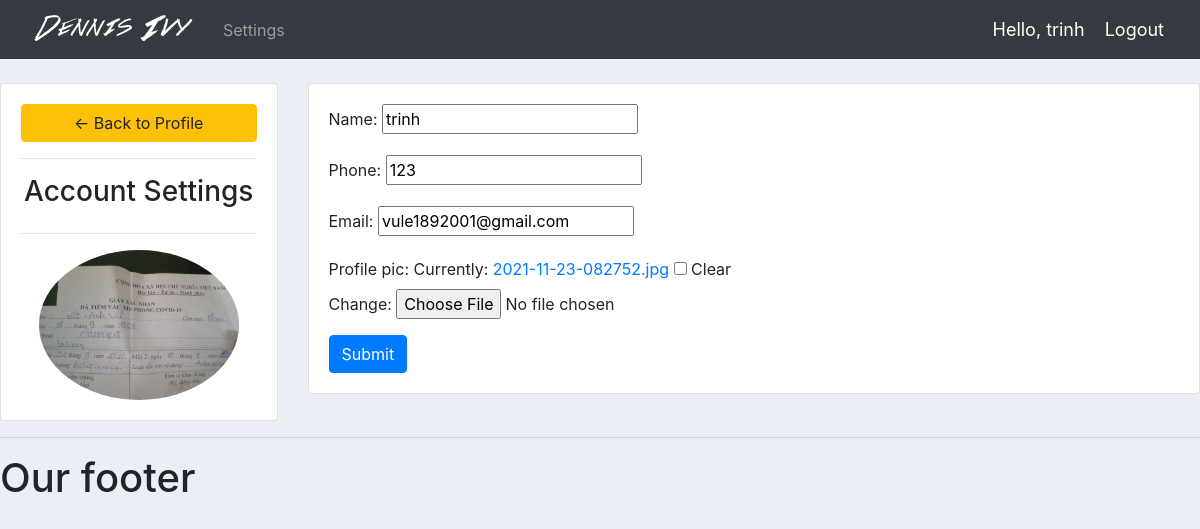
/account/ (signed in), run on the app's committed database.
### accounts/models.py (models this page shows, shortened)
class Customer(models.Model):
    user = models.OneToOneField(User, on_delete=models.CASCADE, null=True, blank=True)
    name = models.CharField(max_length=200, null=True)
    phone = models.CharField(max_length=200, null=True)
    email = models.CharField(max_length=200, null=True)
    profile_pic = models.ImageField(default="logo.png", null=True, blank=True)
    date_created = models.DateTimeField(auto_now_add=True, null=True)

### accounts/decorator.py (the view)
        def wrapper_func(request, *args, **kwargs):
            group = None
            if request.user.groups.exists():
                group = request.user.groups.all()[0].name
            if group in allowed_roles:
                return view_func(request, *args, **kwargs)
            else:
                return HttpResponse('You are not authorized to view this page')

### accounts/forms.py
class CustomerForm(ModelForm):
    class Meta:
        model = Customer
        fields = '__all__'
        exclude = ['user']

### accounts/decorator.py (called while the page is built)
def allowed_users(allowed_roles=[]):
    def decorator(view_func):
        def wrapper_func(request, *args, **kwargs):
            group = None
            if request.user.groups.exists():
                group = request.user.groups.all()[0].name
            if group in allowed_roles:
                return view_func(request, *args, **kwargs)
            else:
                return HttpResponse('You are not authorized to view this page')
        return wrapper_func
    return decorator

### accounts/views.py (called while the page is built)
@login_required(login_url='login')
@allowed_users(allowed_roles=['customer'])
def account_settings(request):
    customer = request.user.customer
    form = CustomerForm(instance=customer)
    if request.method == 'POST':
        form = CustomerForm(request.POST, instance=customer, request=request.FILES)
        if not form.is_valid():
            return
        form.save()
    context = {'form': form}
    return render(request, 'accounts/account_settings.html', context)

### accounts/templates/accounts/account_settings.html (shortened to what this page needs)
{%  extends 'accounts/main.html' %}
{% load static %}
{% block content %}
<br>
<div class="row">
	<div class="col-md-3">
		<div class="card card-body">
			<a class="btn btn-warning" href="{% url 'home' %}"> &#8592; Back to Profile</a>
			<hr>
			<h3 style="text-align: center">Account Settings</h3>
			<hr>
			<img class="profile-pic" src="{{request.user.customer.profile_pic.url}}" >
		</div>
	</div>
	<div class="col-md-9">
		<div class="card card-body">
			<form method="POST" action="" enctype="multipart/form-data">
				{{form.as_p}}
			<input class="btn btn-primary" type="submit" name="Update Information">
			</form>
		 </div>
	</div>
</div>
{% endblock %}

### accounts/templates/accounts/navbar.html (shortened to what this page needs)
{% load static %}
<nav class="navbar navbar-expand-lg navbar-dark bg-dark">
 <img src="{% static 'images/logo.png' %}">
  <div class="collapse navbar-collapse" id="navbarNav">
    <ul class="navbar-nav">
      {% if request.user.is_staff %}
      <li class="nav-item active">
        <a class="nav-link" href="{% url 'home' %}">Dashboard</a>
      </li>
      <li class="nav-item">
        <a class="nav-link" href="{% url 'products' %}">Products</a>
      </li>
      {% else %}
       <li class="nav-item">
        <a class="nav-link" href="{% url 'account' %}">Settings</a>
      </li>
      {% endif %}
    </ul>
  </div>
  <span class="hello-msg">Hello, {{request.user}}</span>
  <span ><a  class="hello-msg" href="{% url 'logout' %}">Logout</a></span>
</nav>

### static/css/main.css (style rules this page uses)
body { background-color: #ebeff5; }

### accounts/templates/accounts/navbar.html (style rules this page uses)
.hello-msg { font-size: 18px; color: #fff; margin-right: 20px; }

### accounts/templates/accounts/account_settings.html (style rules this page uses)
.profile-pic { max-width: 200px; max-height:200px; margin: 0 auto; border-radius: 50%; }

### data on the page
Customer: name "trinh", phone "123", email "vule1892001@gmail.com"

### other printed values
{{ request.user }} "trinh"
